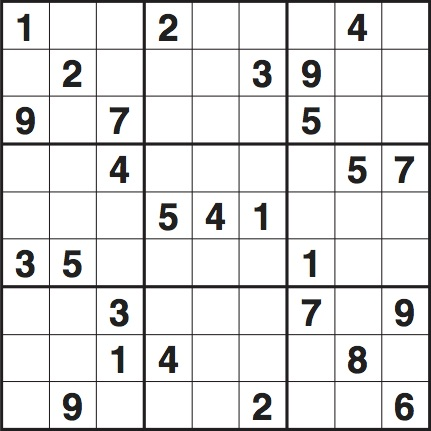
#> input picture images/sudoku_1.jpg, 431 x 431 px
$ python solve_sudoku_from_image.py -i images/sudoku_1.jpg   (older library calls are emulated)
#> lines starting #> are read from the running program, lines starting #| are printed output that depends on the picture; after the words box and inside, x2 and y2 are one past the last pixel; in counts of white or black regions, pixels touching at a corner belong together
### sudoku_solver.py


import sys

# sudoku example
# easy1 = ".94...13..............76..2.8..1.....32.........2...6.....5.4.......8..7..63.4..8"
# hard1 = ".....6....59.....82....8....45........3........6..3.54...325..6.................."
# test1 = "070006000900000041008009050090007002003000800400800010080300900160000007000500080"

rows = "ABCDEFGHI"
cols = "123456789"

# combination if row and columns


def combine(row, col):
#> called with row = 'ABCDEFGHI', col = '123456789'
    out = []
    for r in row:
        for c in col:
            out.append(r+c)
    return out


# list of all fields with respective name; 0:0 = A1; 8:8 = I9;
fieldnames = combine(rows, cols)

# lists of all row, column and block combinations
entity_1 = []
for c in cols:
    entity_1.append(combine(rows, c))
entity_2 = []
for r in rows:
    entity_1.append(combine(r, cols))
entity_3 = []
for i in range(0, 9, 3):
    r = rows[i:i+3]
    for j in range(0, 9, 3):
        c = cols[j:j+3]
        entity_3.append(combine(r, c))

# row, col and block combinations concatenated into list
comparison_entities = (entity_1 + entity_2 + entity_3)

# dict with fieldname as key and fields of row, col, block this field is in
included_dict = {}
for field in fieldnames:
    tmp = []
    for entity in comparison_entities:
        if field in entity:
            tmp.append(entity)
    included_dict[field] = tmp


included_set = {}
for field in fieldnames:
    included_set[field] = set(sum(included_dict[field], []))-set([field])


# [59 lines left out: functions create_dict_with_possible_numbers_from_string, create_dict_from_string, find_values, remove_impossible_moves, print_sudoku, not called in this run]


def solve_sudoku(sudoku_string):
    return _solve_sudoku(create_dict_with_possible_numbers_from_string(sudoku_string))


# [35 lines left out: functions _solve_sudoku, return_one_item, generate_string_from_sudoku, not called in this run]

### solve_sudoku_from_image.py
import argparse
import imutils
import cv2
import pytesseract
import sys
import sudoku_solver as ss

parser = argparse.ArgumentParser()
parser.add_argument("--image", "-i", dest="IMAGE_PATH", required=True)
args = parser.parse_args()

OUTPUT_PATH = args.IMAGE_PATH[0:args.IMAGE_PATH.rfind(
    ".")]+"_solved"+args.IMAGE_PATH[args.IMAGE_PATH.rfind("."):]

# read in image
image = cv2.imread(args.IMAGE_PATH)
#> image is the input picture: shape (431, 431, 3); mean B, G, R 226.8, 226.8, 227

# check if sudoku is not fullscreen
tmp_image = imutils.resize(image, height=500)
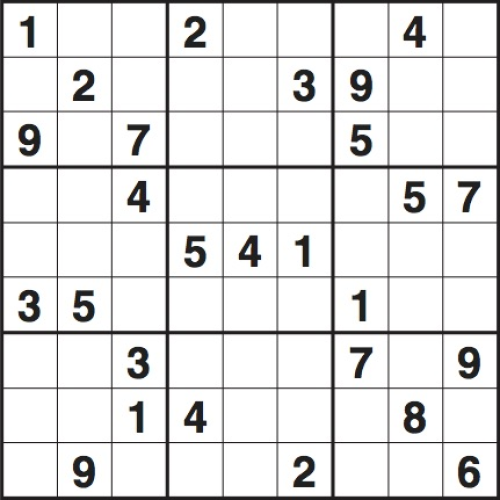
#> tmp_image: shape (500, 500, 3); mean B, G, R 226.8, 226.8, 227
gray = cv2.cvtColor(tmp_image, cv2.COLOR_BGR2GRAY)
ret, thresh = cv2.threshold(gray, 127, 255, 0)
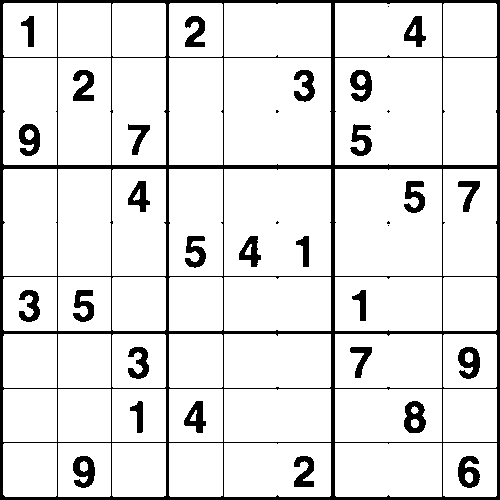
#> thresh: shape (500, 500); 89.3% white; 34 black regions (6 under 20 px)
im2, contours, hierarchy = cv2.findContours(
    thresh, cv2.RETR_TREE, cv2.CHAIN_APPROX_NONE)
#> contours = 93 contours, 6 with area under 20; largest, box (x1, y1, x2, y2) and area: (335, 169, 442, 276) 11234, (224, 169, 331, 276) 11234, (335, 58, 442, 165) 11234, (224, 58, 331, 165) 11234, (335, 277, 442, 331) 5613

# find largest rectangle in image
highest = 0
bounding_rect = None
for cnt in contours:
    x, y, w, h = cv2.boundingRect(cnt)
    rect_size = w*h
    if rect_size < 250000 and rect_size > 100000 and rect_size > highest:
        highest = rect_size
        bounding_rect = cv2.boundingRect(cnt)
#> this loop made 93 passes
#> (x, y, w, h, rect_size) on passes 1 to 12: (443, 443, 54, 54, 2916), (457, 455, 24, 34, 816), (465, 472, 8, 11, 88), (335, 443, 107, 54, 5778), (224, 443, 107, 54, 5778), (293, 455, 22, 33, 726), (169, 443, 54, 54, 2916), (112, 443, 54, 54, 2916), (58, 443, 53, 54, 2862), (72, 455, 24, 34, 816), (80, 461, 8, 11, 88), (3, 443, 54, 54, 2916)
#> (cnt, x, y, w, h, rect_size) on pass 50: ([[387, 225], [388, 224], [389, 225], [388, 226]], 387, 224, 3, 3, 9)
#> after the loop, highest = 0

# if highest rectangle is found crop image
if not highest == 0:
    x, y, w, h = bounding_rect
    image = tmp_image[y:y+h, x:x+w]

# resize image to 500x500
image = imutils.resize(image, height=500)

# create copy of original image
original_image = image.copy()

gray = cv2.cvtColor(image, cv2.COLOR_BGR2GRAY)
ret, thresh = cv2.threshold(gray, 127, 255, 0)
im2, contours, hierarchy = cv2.findContours(
    thresh, cv2.RETR_TREE, cv2.CHAIN_APPROX_NONE)

# compute size of single field of 9x9 array of image
inner_rect_width = int(500/9)

cols = "123456789"
rows = "ABCDEFGHI"

sudoku = {}
original_positions = []

# iterate detected numbers
for cnt in contours:

    # get parameters of bounding rectangle of detected part of image
    x, y, w, h = cv2.boundingRect(cnt)

    # compute size of detected part
    rect_size = w*h

    # check if detected part of image is of appropriate size
    if rect_size <= 2000 and rect_size > 400:

        # compute coordinates of center of rectangle
        x_middle = int(x+(w/2))
        y_middle = int(y+(h/2))

        # compute coordinates of rectangle
        x_coord = int(x_middle/inner_rect_width)
        y_coord = int(y_middle/inner_rect_width)

        # crop image part where a digit is detected
        tmp_image = image[y-2:y+h+2, x-2:x+w+2]
        gray = cv2.cvtColor(tmp_image, cv2.COLOR_BGR2GRAY)
        blurred = cv2.GaussianBlur(gray, (5, 5), 0)

        # use tesseract to detect digits from cropped image parts
        config = ("--oem 2 --psm 10")
#> (the run stopped early here; a loop or call above may not have finished)

$ run again, on images/sudoku_3.png
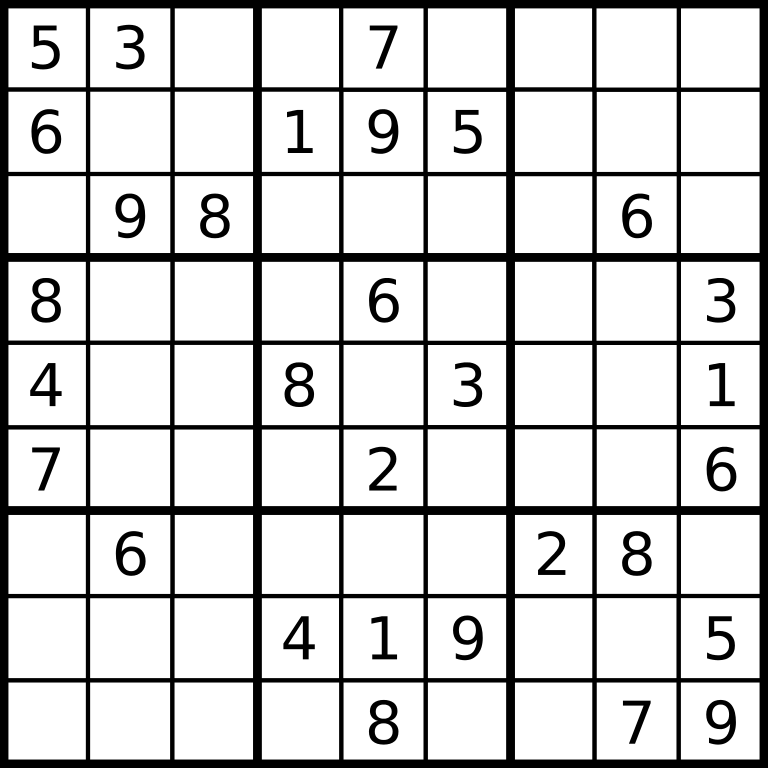
#> input picture images/sudoku_3.png, 768 x 768 px
#> image is the input picture: shape (768, 768, 3); min 0, max 255, mean 209.4
#> `ret, thresh = cv2.threshold(gray, 127, 255, 0)`:
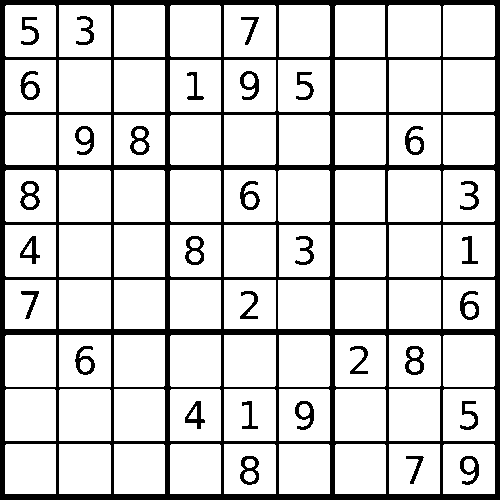
#> thresh: shape (500, 500); 82.7% white; 31 black regions
#> contours = 132 contours; largest, box (x1, y1, x2, y2) and area: (388, 170, 441, 222) 2650, (388, 5, 441, 57) 2650, (59, 335, 111, 387) 2601, (224, 225, 276, 277) 2601, (59, 225, 111, 277) 2601
#> the loop `for cnt in contours:` made 132 passes
#> (x, y, w, h, rect_size) on passes 1 to 8: (443, 444, 52, 50, 2600), (459, 455, 21, 31, 651), (464, 459, 11, 13, 143), (389, 444, 51, 50, 2550), (405, 455, 20, 30, 600), (335, 444, 51, 50, 2550), (279, 444, 51, 50, 2550), (224, 444, 52, 50, 2600)
#> after the loop `for cnt in contours:`: highest = 0

$ run again, on images/sudoku_margins.png
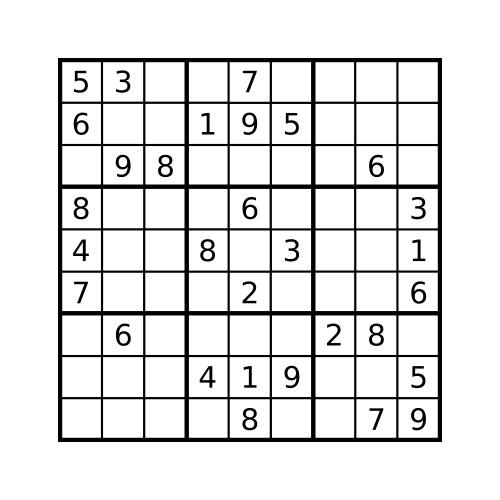
#> input picture images/sudoku_margins.png, 1000 x 1000 px (shown at 1/2 size)
#> image is the input picture: shape (1000, 1000, 3); min 0, max 255, mean 228.1
#> `ret, thresh = cv2.threshold(gray, 127, 255, 0)`:
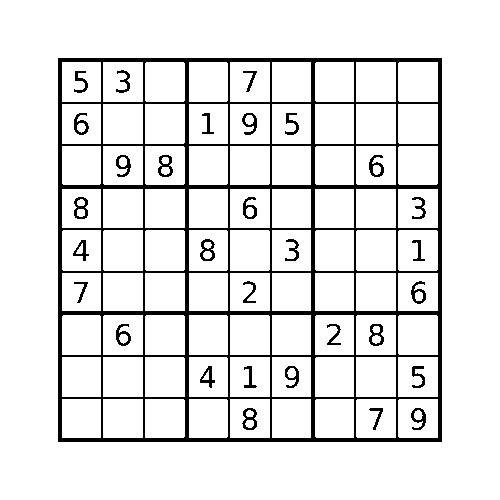
#> thresh: shape (500, 500); 90.1% white; 31 black regions
#> `im2, contours, hierarchy = cv2.findContours( thresh, cv2.RETR_TREE, cv..`: contours = 134 contours; largest, box (x1, y1, x2, y2) and area: (0, 0, 500, 500) 249001, (57, 57, 443, 443) 148223, (356, 230, 396, 271) 1559, (230, 230, 270, 271) 1559, (103, 230, 143, 271) 1559
#> the loop `for cnt in contours:` made 134 passes
#> (x, y, w, h, rect_size, highest) on pass 2: (57, 57, 386, 386, 148996, 148996)
#> after the loop `for cnt in contours:`: highest = 148996
#> `x, y, w, h = bounding_rect`: x = 57; w = 386
#> `ret, thresh = cv2.threshold(gray, 127, 255, 0)`:
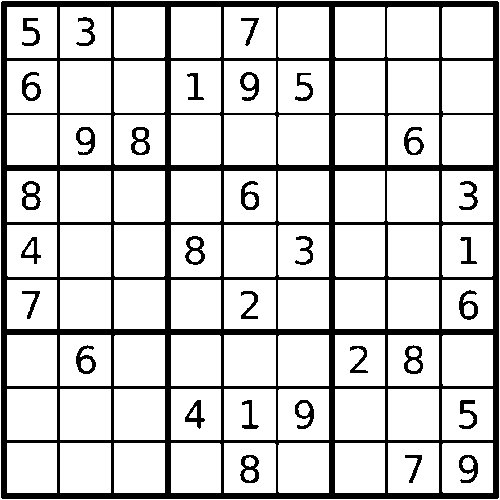
#> thresh: shape (500, 500); 81.7% white; 31 black regions
#> `im2, contours, hierarchy = cv2.findContours( thresh, cv2.RETR_TREE, cv..`: contours = 134 contours; largest, box (x1, y1, x2, y2) and area: (0, 0, 500, 500) 249001, (0, 0, 500, 500) 248993, (224, 225, 276, 277) 2600, (224, 61, 276, 113) 2600, (224, 389, 276, 440) 2550
